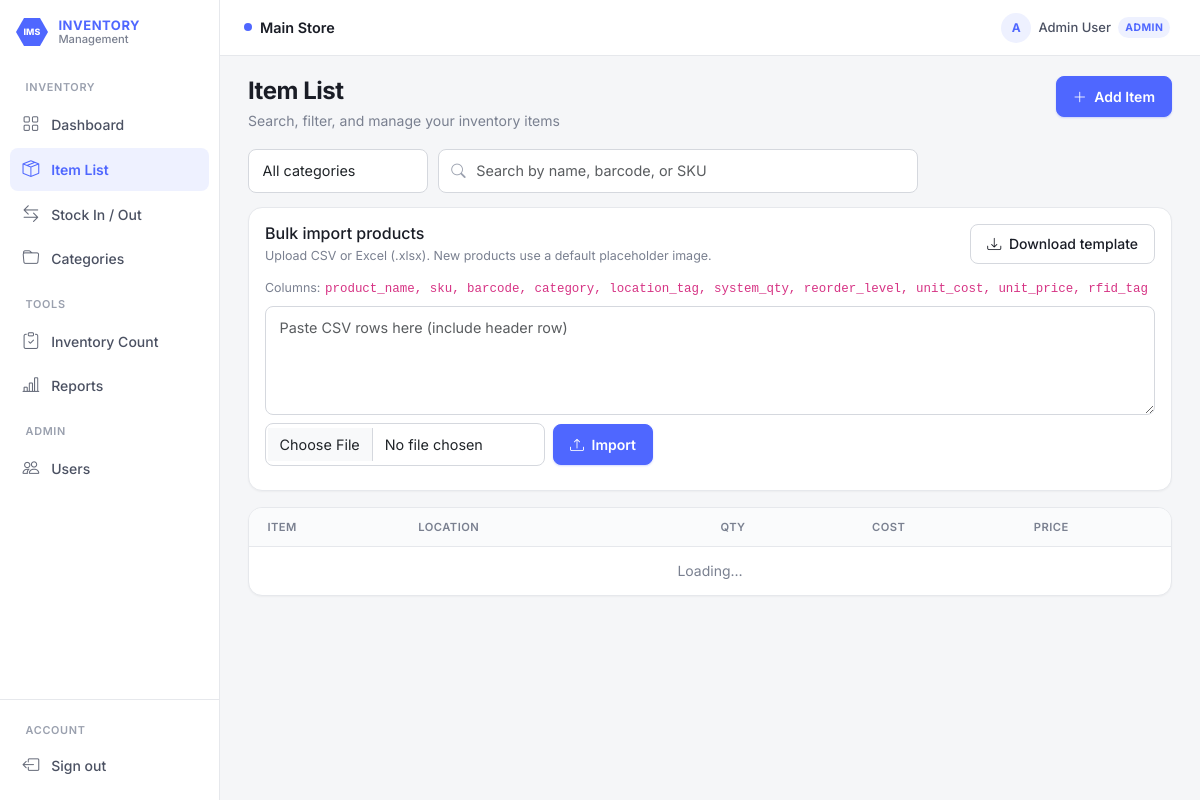
The page /products.php (signed in) on the database its author committed.
### tables this page shows
CREATE TABLE stores (
  store_id        INT AUTO_INCREMENT PRIMARY KEY,
  store_name      VARCHAR(255) NOT NULL,
  business_type   VARCHAR(100) NULL,
  address         VARCHAR(500) NULL,
  phone           VARCHAR(50) NULL,
  contact_email   VARCHAR(150) NULL,
  slug            VARCHAR(100) NOT NULL UNIQUE,
  is_active       TINYINT(1) NOT NULL DEFAULT 1,
  created_at      TIMESTAMP DEFAULT CURRENT_TIMESTAMP
);

CREATE TABLE users (
  user_id         INT AUTO_INCREMENT PRIMARY KEY,
  name            VARCHAR(100) NOT NULL,
  email           VARCHAR(150) UNIQUE NOT NULL,
  password_hash   VARCHAR(255) NULL,
  google_id       VARCHAR(255) UNIQUE NULL,
  role            VARCHAR(20) DEFAULT 'staff',  
  is_active       TINYINT(1) NOT NULL DEFAULT 1,
  created_at      TIMESTAMP DEFAULT CURRENT_TIMESTAMP
);

### products.php (the view, shortened to what the rows shown need)
<?php
require_once __DIR__ . '/includes/auth.php';
require_once __DIR__ . '/includes/import_ui.php';
require_login();
$pageTitle = 'Item List';
?>
<?php
require __DIR__ . '/includes/header.php';
?>
<div class="table-panel">
  <div class="table-responsive">
    <table class="table-clean" id="productsTable">
      <thead>
        <tr>
          <th>Item</th>
          <th>Location</th>
          <th class="num">Qty</th>
          <th class="num">Cost</th>
          <th class="num">Price</th>
          <th></th>
        </tr>
      </thead>
    </table>
  </div>
</div>
<?php
require __DIR__ . '/includes/footer.php';

### includes/header.php (shortened to what the rows shown need)
<?php
$user = current_user();
$store = current_store();
$platformMode = !empty($platformMode);
$storeDisplayName = $platformMode
    ? 'Platform Admin'
    : ($store['store_name'] ?? ($_SESSION['store_name'] ?? 'My Store'));
$pageTitle = $pageTitle ?? 'Inventory';
$hidePageHeader = !empty($hidePageHeader);
$isAdmin = is_admin();
$isSuper = is_super_admin();
$roleLabel = $isSuper ? 'Super Admin' : ($isAdmin ? 'Admin' : 'Staff');
?>
<!DOCTYPE html>
<html lang="en">
<head>
  <link href="https://cdn.jsdelivr.net/npm/bootstrap@5.3.3/dist/css/bootstrap.min.css" rel="stylesheet">
  <link href="https://cdn.jsdelivr.net/npm/bootstrap-icons@1.11.3/font/bootstrap-icons.min.css" rel="stylesheet">
  <link href="<?= htmlspecialchars(app_url('assets/css/app.css')) ?>" rel="stylesheet">
</head>
<body>
<div class="app-shell">
  <div class="main-wrap">
    <header class="topbar">
      <div class="topbar-team">
        <span class="team-dot"></span>
        <span><?= htmlspecialchars($storeDisplayName) ?></span>
      </div>
      <div class="topbar-actions">
        <div class="dropdown">
          <button type="button" class="user-chip user-chip-btn" data-bs-toggle="dropdown" aria-expanded="false">
            <span class="user-avatar"><?= strtoupper(substr($user['name'] ?? 'U', 0, 1)) ?></span>
            <span class="d-none d-md-inline"><?= htmlspecialchars($user['name'] ?? '') ?></span>
            <span class="role-pill"><?= htmlspecialchars($roleLabel) ?></span>
          </button>
        </div>
      </div>
    </header>
    <main class="main-content">
      <?php if (!$hidePageHeader): ?>
      <div class="page-header">
        <div>
          <h1 class="page-title"><?= htmlspecialchars($pageTitle) ?></h1>
        </div>
      </div>
      <?php endif; ?>

### rows shown on the page
stores: store_name "Main Store"
users: name "A", name "Admin User", role "ADMIN"

### other values the page prints
$group['label'] "INVENTORY"
$item['label'] "Dashboard"
$item['label'] "Item List"
$item['label'] "Stock In / Out"
$item['label'] "Categories"
$group['label'] "TOOLS"
$item['label'] "Inventory Count"
$item['label'] "Reports"
$group['label'] "ADMIN"
$item['label'] "Users"
$pageTitle "Item List"
$pageSubtitle "Search, filter, and manage your inventory items"
$title "Bulk import products"
$description "Upload CSV or Excel (.xlsx). New products use a default placeholder image."
implode(', ', $columns) "product_name, sku, barcode, category, location_tag, system_qty, reorder_level, unit_cost, unit_price, rfid_tag"
